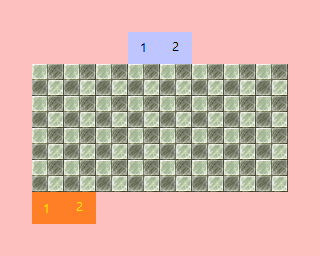

The image is a tile-based game level rendered from a .tmx file. Its description and source (layers, tilesets, objects; grid data summarised) follow:
An orthogonal 10x8 tile map with 32x32 px tiles, 3 tile layers (Background, Items, MetaInfo), 2 tilesets and 7 objects (SpawnPoint, 1, 2, stair_1, stair_2, ...).

<map version="1.0" tiledversion="1.1.1" orientation="orthogonal" renderorder="right-down" width="10" height="8" tilewidth="32" tileheight="32" infinite="0" nextobjectid="9">
 <tileset firstgid="1" name="Meta" tilewidth="32" tileheight="32" spacing="1" margin="1" tilecount="60" columns="12">
  <image source="metaset.png" width="397" height="166" />
  <tile id="0">
   <properties>
    <property name="Wall" value="YES" />
   </properties>
  </tile>
  <tile id="1">
   <properties>
    <property name="Items" value="YES" />
   </properties>
  </tile>
  <tile id="2">
   <properties>
    <property name="Code" value="stair_01" />
    <property name="Destination" value="floor" />
    <property name="Entrance" value="YES" />
   </properties>
  </tile>
  <tile id="3">
   <properties>
    <property name="Code" value="stair_02" />
    <property name="Destination" value="floor" />
    <property name="Entrance" value="YES" />
   </properties>
  </tile>
  <tile id="4">
   <properties>
    <property name="Destination" value="floor" />
    <property name="Entrance" value="YES" />
   </properties>
  </tile>
  <tile id="5">
   <properties>
    <property name="Destination" value="floor" />
    <property name="Entrance" value="YES" />
   </properties>
  </tile>
  <tile id="36">
   <properties>
    <property name="Address" value="TileMaps/KonyangUniv.Daejeon/JukhunDigitalFacilitie/floor_09/" />
    <property name="Code" value="stair_3" />
    <property name="Destination" value="stair" />
    <property name="Entrance" value="YES" />
    <property name="Stair" value="YES" />
   </properties>
  </tile>
  <tile id="37">
   <properties>
    <property name="Address" value="TileMaps/KonyangUniv.Daejeon/JukhunDigitalFacilitie/floor_10/" />
    <property name="Code" value="stair_1" />
    <property name="Destination" value="stair" />
    <property name="Entrance" value="YES" />
    <property name="Stair" value="YES" />
   </properties>
  </tile>
  <tile id="48">
   <properties>
    <property name="Address" value="TileMaps/KonyangUniv.Daejeon/JukhunDigitalFacilitie/floor_09/" />
    <property name="Code" value="stair_4" />
    <property name="Destination" value="stair" />
    <property name="Entrance" value="YES" />
    <property name="Stair" value="YES" />
   </properties>
  </tile>
  <tile id="49">
   <properties>
    <property name="Address" value="TileMaps/KonyangUniv.Daejeon/JukhunDigitalFacilitie/floor_10/" />
    <property name="Code" value="stair_2" />
    <property name="Destination" value="stair" />
    <property name="Entrance" value="YES" />
    <property name="Stair" value="YES" />
   </properties>
  </tile>
 </tileset>
 <tileset firstgid="61" name="RPGmaker tile" tilewidth="32" tileheight="32" tilecount="2016" columns="32">
  <image source="RPGmaker tile.png" width="1024" height="2016" />
 </tileset>
 <layer name="Background" width="10" height="8">
  <properties>
   <property name="Address" value="TileMaps/KonyangUniv.Daejeon/JukhunDigitalFacilitie/floor_10/" />
  </properties>
  <data>[80 cells, 60 non-empty, 2 distinct tile ids]</data>
 </layer>
 <objectgroup name="Objects">
  <properties>
   <property name="Name" value="죽헌정보관 10층 계단" />
   <property name="Place" value="stair" />
  </properties>
  <object id="1" name="SpawnPoint" x="160" y="96" width="32" height="32" />
  <object id="3" name="1" x="128" y="32" width="32" height="32" />
  <object id="4" name="2" x="160" y="32" width="32" height="32" />
  <object id="5" name="stair_1" x="32" y="192" width="32" height="32" />
  <object id="6" name="stair_2" x="64" y="192" width="32" height="32" />
  <object id="7" name="stair_3" x="224" y="192" width="32" height="32" />
  <object id="8" name="stair_4" x="256" y="192" width="32" height="32" />
 </objectgroup>
 <layer name="Items" width="10" height="8">
  <data>[80 cells, 0 non-empty, 0 distinct tile ids]</data>
 </layer>
 <layer name="MetaInfo" width="10" height="8">
  <data>[80 cells, 50 non-empty, 6 distinct tile ids]</data>
 </layer>
</map>
